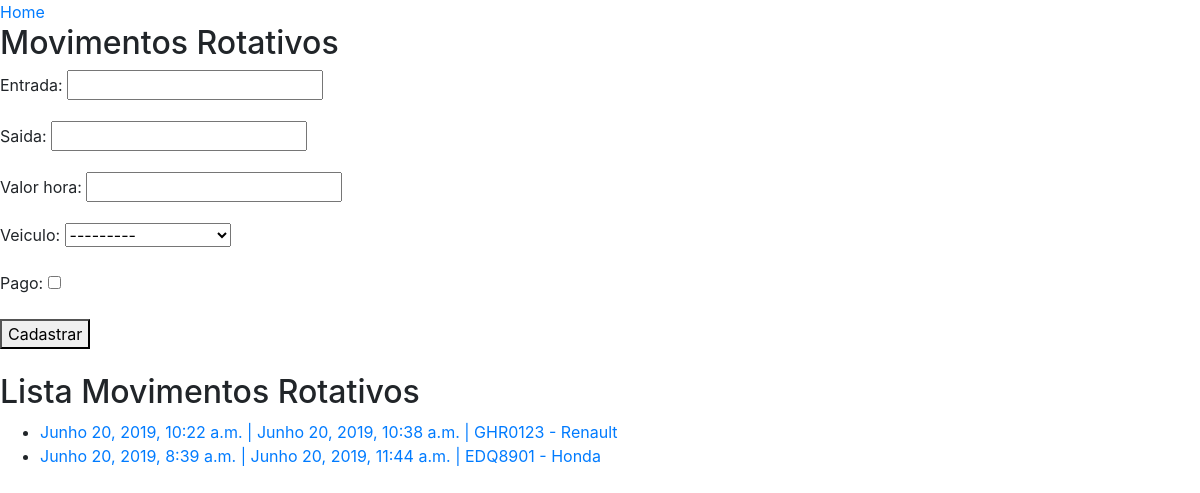
/mov_rotativos/, run on the app's committed database.
### core/models.py (models this page shows, shortened)
class MovtoRotativo(models.Model):
    entrada = models.DateTimeField(auto_now=False)
    saida = models.DateTimeField(auto_now=False, null=True, blank=True)
    valor_hora = models.DecimalField(max_digits=5, decimal_places=2)
    veiculo = models.ForeignKey('Veiculo', on_delete=models.CASCADE)
    pago = models.BooleanField(default=False)
    def __str__(self):
        return f'{self.veiculo}'

class Veiculo(models.Model):
    proprietario = models.ForeignKey('Pessoa', on_delete=models.CASCADE)
    marca = models.ForeignKey('Marca', on_delete=models.CASCADE)
    placa = models.CharField(max_length=10)
    cor = models.ForeignKey('CorVeiculo', on_delete=models.CASCADE)
    observacoes = models.TextField(blank=True)
    def __str__(self):
        return f'{self.placa} - {self.marca}'

class Marca(models.Model):
    descricao = models.CharField(max_length=30)
    def __str__(self):
        return f'{self.descricao}'

### core/views.py (the view)
# urls.py: re_path(r'^mov_rotativos/$', lista_mov_rotativos,
def lista_mov_rotativos(request):
    mov_rotativos = MovtoRotativo.objects.all()
    form = MovtoRotativoForm()
    dados = {'mov_rotativos': mov_rotativos, 'form': form}
    return render(request, 'core/lista_mov_rotativos.html', dados)

### core/forms.py
class MovtoRotativoForm(ModelForm):
    class Meta:
        model = MovtoRotativo
        fields = '__all__'

### core/templates/core/lista_mov_rotativos.html (shortened to what this page needs)
{% extends "base.html" %}
{% block main %}
    <a href="{% url 'core_home' %}">Home</a>
    <h2>Movimentos Rotativos</h2>
    <form action="{% url 'core_mov_rotativo_novo' %}" method="POST">
        {{ form.as_p }}
        <button type="submit">Cadastrar</button>
    </form>
    <br>
    <h2>Lista Movimentos Rotativos</h2>
    <ul>
        {% for mov_rotativo in mov_rotativos %}
        <li>
            <a href="{% url 'core_mov_rotativo_update' mov_rotativo.id %}">
                {{ mov_rotativo.entrada }} | {{ mov_rotativo.saida }} | {{ mov_rotativo }}
            </a>
        </li>
        {% endfor %}
    </ul>
{% endblock main %}

### data on the page
MovtoRotativo: entrada "Junho 20, 2019, 10:22 a.m.", saida "Junho 20, 2019, 10:38 a.m.", veiculo.descricao "GHR0123 - Renault"
MovtoRotativo: entrada "Junho 20, 2019, 8:39 a.m.", saida "Junho 20, 2019, 11:44 a.m.", veiculo.descricao "EDQ8901 - Honda"
